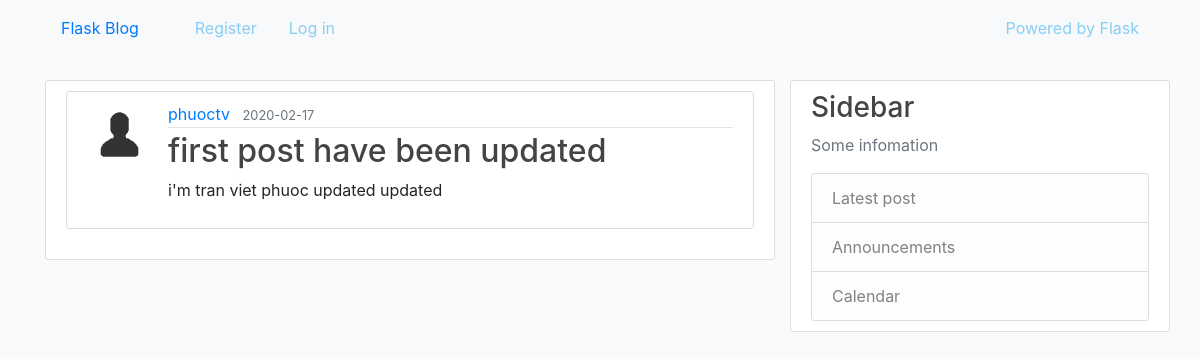
/post/1, run on the app's committed database.
### blog/models.py (models this page shows, shortened)
class User(db.Model, UserMixin):
    id = db.Column(db.Integer, primary_key=True)
    username = db.Column(db.String(20), unique=True, nullable=False)
    email = db.Column(db.String(120), unique=True, nullable=False)
    picture = db.Column(db.String(20), nullable=False, default='default.jpg')
    password = db.Column(db.String(60), nullable=False)
    posts = db.relationship('Post', backref='author', lazy=True)

class Post(db.Model):
    id = db.Column(db.Integer, primary_key=True)
    title = db.Column(db.String(100), nullable=False)
    date_posted = db.Column(db.DateTime, nullable=False,
                            default=datetime.datetime.utcnow())
    content = db.Column(db.Text, nullable=False)
    user_id = db.Column(db.Integer, db.ForeignKey('user.id'), nullable=False)

### blog/routes.py (the view)
@app.route('/post/<int:post_id>', methods=['GET', 'POST'])
def post(post_id):
    post = Post.query.get_or_404(post_id)
    return render_template('post.html', title=post.title, post=post)

### blog/templates/post.html (shortened to what this page needs)
{% extends 'layout.html' %}
{% block content %}
<div class="content">
    <article class="media content">
        <img src="{{ url_for('static', filename='pictures/' + post.author.picture) }}" alt="{{ post.author.username }}"
            class="rounded-circel article-img">
        <div class="media-body">
            <div class="article-metadata">
                <a href="{{ url_for('user_posts', username=post.author.username) }}" class="mr-2">{{ post.author.username }}</a>
                <small class="text-muted">{{ post.date_posted.strftime('%Y-%m-%d') }}</small>
            </div>
            <h2>{{ post.title }}</h2>
            <p class="article-content">{{ post.content }}</p>
        </div>
    </article>
</div>
{% endblock content %}

### blog/static/main.css (style rules this page uses)
body { margin-top: 5em; background: #fafafa; }
h1, h2, h3, h4, h5, h6 { color: #444444; }
.content { background: #ffffff; padding: 10px 20px; border: 1px solid #dddddd; border-radius: 3px; margin-bottom: 20px; }
.article-content { white-space: pre-line; }
.article-img { height: 65px; width: 65px; margin-right: 16px; }
.article-metadata { padding-bottom: 1px; margin-bottom: 4px; border-bottom: 1px solid #e3e3e3; }

### data on the page
User: picture (picture), author.username "phuoctv"
Post: date_posted "2020-02-17", title "first post have been updated", content "i'm tran viet phuoc updated updated"
